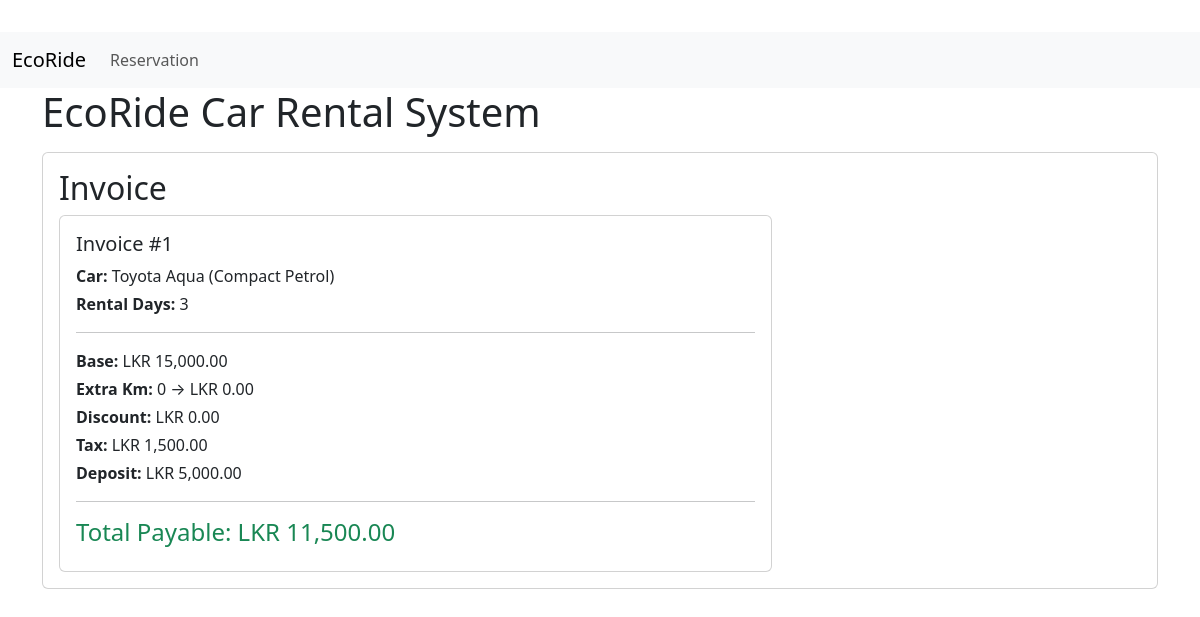
The page /invoice.php?id=10 on the database its author committed.
### tables this page shows
CREATE TABLE IF NOT EXISTS `k2534814_cars` (
  `id` int NOT NULL AUTO_INCREMENT,
  `model` varchar(255) NOT NULL,
  `category` varchar(100) NOT NULL,
  `daily_price` decimal(10,2) NOT NULL,
  `free_km` int NOT NULL,
  `extra_km_charge` decimal(10,2) NOT NULL,
  `tax_rate` decimal(5,2) NOT NULL,
  `status` varchar(50) NOT NULL DEFAULT 'Available',
  PRIMARY KEY (`id`)
);

CREATE TABLE IF NOT EXISTS `k2534814_reservations` (
  `id` int NOT NULL AUTO_INCREMENT,
  `booking_id` varchar(100) NOT NULL,
  `customer_id` int NOT NULL,
  `car_id` int NOT NULL,
  `category` varchar(100) NOT NULL,
  `start_date` date NOT NULL,
  `end_date` date NOT NULL,
  `days` int NOT NULL,
  `total_km` int NOT NULL,
  `deposit` int NOT NULL,
  `status` varchar(50) NOT NULL,
  `created_at` datetime DEFAULT NULL,
  PRIMARY KEY (`id`),
  KEY `customer_id` (`customer_id`),
  KEY `car_id` (`car_id`),
  CONSTRAINT `k2534814_reservations_ibfk_1` FOREIGN KEY (`customer_id`) REFERENCES `k2534814_customers` (`id`) ON DELETE CASCADE,
  CONSTRAINT `k2534814_reservations_ibfk_2` FOREIGN KEY (`car_id`) REFERENCES `k2534814_cars` (`id`) ON DELETE CASCADE
);

### config.php (called while the page is built, shortened)
<?php
spl_autoload_register(function ($class) {
    $path = __DIR__ . '/src/' . str_replace('\\', '/', $class) . '.php';
    $path = str_replace('/', DIRECTORY_SEPARATOR, $path);
});
function get_db()
{
    static $db = null;
    if ($db === null) {
        $db = new \Utils\MysqliDatabase(DB_HOST, DB_USER, DB_PASS, DB_NAME);
    }
    return $db;
}
?>

### src/Utils/MysqliDatabase.php (called while the page is built, shortened)
<?php
class MysqliDatabase
{
    private $mysqli;
    public function __construct($host, $user, $pass, $db)
    {
        $this->mysqli = new \mysqli($host, $user, $pass, $db);
        $this->mysqli->set_charset('utf8mb4');
    }
    public function query($sql)
    {
        $res = $this->mysqli->query($sql);
        return $res;
    }
    public function fetchOne($sql)
    {
        $res = $this->query($sql);
        $row = $res->fetch_assoc();
        return $row ?: null;
    }
    public function insertId()
    {
        return $this->mysqli->insert_id;
    }
}

### src/Models/K2534814_Invoice.php (called while the page is built, shortened)
<?php
class K2534814_Invoice
{
    public static function generateFromReservation($reservation_id)
    {
        $db = get_db();
        $res = $db->fetchOne("SELECT * FROM K2534814_reservations WHERE id = " . (int)$reservation_id);
        $car = $db->fetchOne("SELECT * FROM K2534814_cars WHERE id = " . (int)$res['car_id']);
        $days = (int)$res['days'];
        $daily = (float)$car['daily_price'];
        $base = $daily * $days;
        $discount = 0.0;
        $free_total = (int)$car['free_km'] * $days;
        $extra_km = max(0, (int)$res['total_km'] - $free_total);
        $extra_charge = $extra_km * (float)$car['extra_km_charge'];
        $taxable = ($base - $discount) + $extra_charge;
        $tax = $taxable * ((float)$car['tax_rate'] / 100.0);
        $deposit = (int)$res['deposit'];
        $total_payable = $taxable + $tax - $deposit;
        $sql = sprintf(
            "INSERT INTO K2534814_invoices (reservation_id, base_price, extra_km_charge, discount, tax, deposit, total, created_at) VALUES (%d, %.2f, %.2f, %.2f, %.2f, %d, %.2f, '%s')",
            (int)$res['id'],
            $base,
            $extra_charge,
            $discount,
            $tax,
            $deposit,
            $total_payable,
            date('Y-m-d H:i:s')
        );
        $db->query($sql);
        $invoiceId = $db->insertId();
        return [
            'invoice_id' => $invoiceId,
            'reservation' => $res,
            'car' => $car,
            'base' => $base,
            'discount' => $discount,
            'extra_km' => $extra_km,
            'extra_charge' => $extra_charge,
            'tax' => $tax,
            'deposit' => $deposit,
            'total' => $total_payable,
        ];
    }
}

### invoice.php (shortened to what this page needs)
<?php
require_once __DIR__ . '/config.php';
$id = isset($_GET['id']) ? (int)$_GET['id'] : 0;
try {
    if ($id) {
        $info = K2534814_Invoice::generateFromReservation($id);
    }
} catch (\Throwable $e) {
    $message = 'Error: ' . $e->getMessage();
}
?>
<!doctype html>
<html lang="en">
  <?php include 'layouts/head.php'; ?>
<body>
   <?php include 'layouts/nav.php'; ?>
  <div class="container">
    <h1 class="mb-3">EcoRide Car Rental System</h1>
    <div class="card">
      <div class="card-body">
        <div class="row">
  <div class="col-md-8">
    <h2>Invoice</h2>
    <?php if (!empty($info)): ?>
      <div class="card">
        <div class="card-body">
          <h5 class="card-title">Invoice #<?=htmlspecialchars($info['invoice_id'])?></h5>
          <p class="mb-1"><strong>Car:</strong> <?=htmlspecialchars($info['car']['model'])?> (<?=htmlspecialchars($info['car']['category'])?>)</p>
          <p class="mb-1"><strong>Rental Days:</strong> <?=htmlspecialchars($info['reservation']['days'])?></p>
          <hr>
          <p class="mb-1"><strong>Base:</strong> LKR <?=number_format($info['base'],2)?></p>
          <p class="mb-1"><strong>Extra Km:</strong> <?=htmlspecialchars($info['extra_km'])?> → LKR <?=number_format($info['extra_charge'],2)?></p>
          <p class="mb-1"><strong>Discount:</strong> LKR <?=number_format($info['discount'],2)?></p>
          <p class="mb-1"><strong>Tax:</strong> LKR <?=number_format($info['tax'],2)?></p>
          <p class="mb-1"><strong>Deposit:</strong> LKR <?=number_format($info['deposit'],2)?></p>
          <hr>
          <h4 class="text-success">Total Payable: LKR <?=number_format($info['total'],2)?></h4>
        </div>
      </div>
    <?php endif; ?>
  </div>
</div>
         </div>
    </div>
  </div>
</body>
</html>

### rows shown on the page
k2534814_cars: model "Toyota Aqua", category "Compact Petrol"
k2534814_reservations: days "3"

### other values the page prints
$info['invoice_id'] "1"
$info['base'] "15,000.00"
$info['extra_km'] "0"
$info['extra_charge'] "0.00"
$info['discount'] "0.00"
$info['tax'] "1,500.00"
$info['deposit'] "5,000.00"
$info['total'] "11,500.00"
